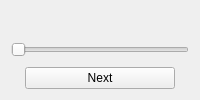
                <widget class="QWidget" name="download_bar_page3">
                 <layout class="QVBoxLayout" name="verticalLayout_8">
                  <item>
                   <widget class="QLabel" name="info_range_slider_label">
                    <property name="maximumSize">
                     <size>
                      <width>16777215</width>
                      <height>40</height>
                     </size>
                    </property>
                    <property name="text">
                     <string/>
                    </property>
                    <property name="alignment">
                     <set>Qt::AlignCenter</set>
                    </property>
                   </widget>
                  </item>
                  <item>
                   <widget class="QLabeledRangeSlider" name="playlist_range_slider">
                    <property name="sizePolicy">
                     <sizepolicy hsizetype="Preferred" vsizetype="Preferred">
                      <horstretch>0</horstretch>
                      <verstretch>0</verstretch>
                     </sizepolicy>
                    </property>
                    <property name="minimumSize">
                     <size>
                      <width>0</width>
                      <height>20</height>
                     </size>
                    </property>
                    <property name="orientation">
                     <enum>Qt::Horizontal</enum>
                    </property>
                   </widget>
                  </item>
                  <item alignment="Qt::AlignHCenter">
                   <widget class="QPushButton" name="next_page_btn">
                    <property name="minimumSize">
                     <size>
                      <width>150</width>
                      <height>0</height>
                     </size>
                    </property>
                    <property name="text">
                     <string>Next</string>
                    </property>
                   </widget>
                  </item>
                 </layout>
                </widget>
